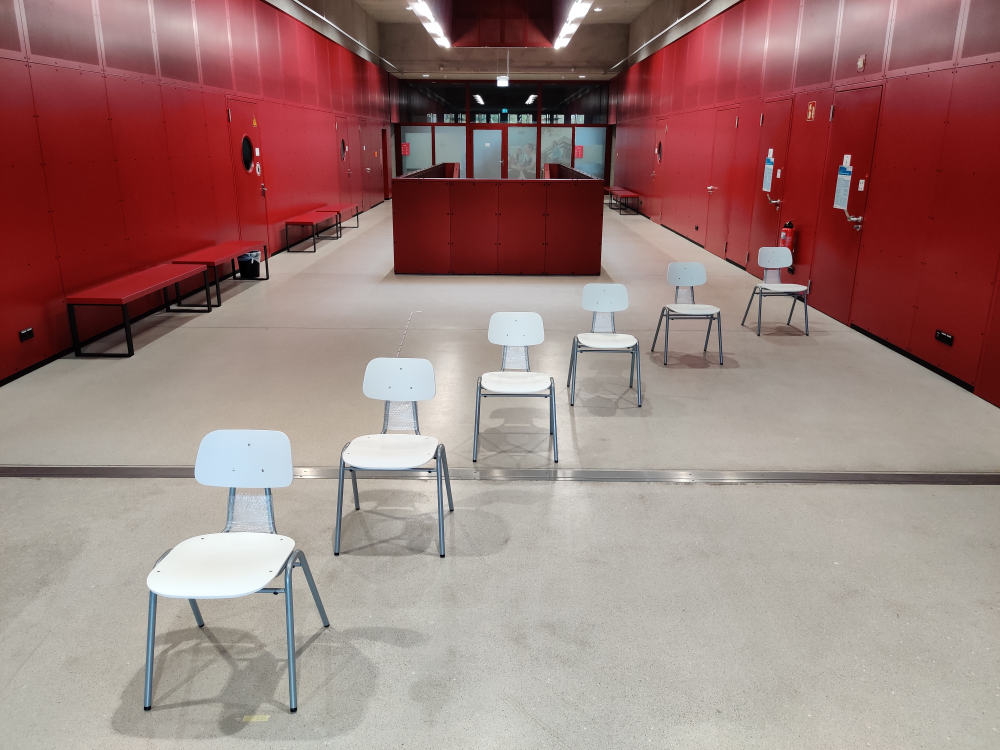
#> input picture examples/set29/top0.jpg, 4000 x 3000 px, given in place of plus10.jpg, which was not available (shown at 1/4 size)
$ python main.py   (older library calls are emulated)
#> lines starting #> are read from the running program, lines starting #| are printed output that depends on the picture; pictures that were not available may be replaced by others from this repository, and a replacement may not be noted
### stereo.py
import numpy as np
import cv2


# Function that Downsamples image reduce_factor number of times
def downsample_image(image, reduce_factor):
    for i in range(0, reduce_factor):
        # Check if image is color or grayscale
        if len(image.shape) > 2:
            row, col = image.shape[:2]
        else:
            row, col = image.shape

        image = cv2.pyrDown(image, dstsize=(col // 2, row // 2))
    return image


# Function to get disparity map
def get_disparitymap(imgL, imgR):
    # Downsample each image 3 times (because they're too big)
    img_1_downsampled = downsample_image(imgL, 3)
    img_2_downsampled = downsample_image(imgR, 3)

    # Set disparity parameters
    win_size = 5 # winsize default 3; 5; odd number usually between 3...11
    min_disp = -1
    max_disp = 63  # min_disp * 9
    num_disp = max_disp - min_disp  # max_disp has to be dividable by 16 f. E. HH 192, 256

    # Create Block matching object
    stereo = cv2.StereoSGBM_create(minDisparity=min_disp,
                                   numDisparities=num_disp,
                                   blockSize=win_size,
                                   uniquenessRatio=5,
                                   speckleWindowSize=5,
                                   speckleRange=5,
                                   disp12MaxDiff=2,
                                   P1=8 * 3 * win_size ** 2,
                                   P2=32 * 3 * win_size ** 2)

    # Compute disparity map
    disparity_map = stereo.compute(img_1_downsampled, img_2_downsampled)

    # Normalize disparity map to 8 bit range
    normalizedDisp = cv2.normalize(src=disparity_map, dst=disparity_map, beta=0, alpha=255, norm_type=cv2.NORM_MINMAX)
    normalizedDisp = np.uint8(normalizedDisp)
    return normalizedDisp

### imageseg.py
# import keras_retinanet
from keras_maskrcnn import models
from keras_maskrcnn.utils.visualization import draw_mask
from keras_retinanet.utils.visualization import draw_box, draw_caption, draw_annotations
from keras_retinanet.utils.image import read_image_bgr, preprocess_image, resize_image
from keras_retinanet.utils.colors import label_color
from keras_retinanet.utils.gpu import setup_gpu

# imports
import matplotlib.pyplot as plt
import cv2
import os
import numpy as np
import time

# set tf backend to allow memory to grow, instead of claiming everything
import tensorflow as tf


# Dilate mask to make sure the object is contained in the mask for inpainting
# Also fit the mask to image size and to the global position
# [36 lines left out: functions mask_correction, sort_objects, not called in this run]


# Function for instance segmentation for a given filepath based on the example jupyter notebook of the
# Fizyr/keras-maskrcnn github repo
def segmentation(imgpath, score_threshold = 0.5, binarize_threshold= 0.5):
    # Setting gpu to 0
    setup_gpu(0)
    # adjust this to point to your downloaded/trained model
    # model_path = os.path.join('..', 'snapshots', 'resnet50_coco_v0.2.0.h5')
    model_path = os.path.join('/home/tobias/Bachelorarbeit/keras-retinanet/', 'snapshots', 'resnet50_coco_v0.2.0.h5')
    # load retinanet model
    model = models.load_model(model_path, backbone_name='resnet50')
    # print(model.summary())
    # load label to names mapping for visualization purposes
    labels_to_names = {0: 'person', 1: 'bicycle', 2: 'car', 3: 'motorcycle', 4: 'airplane', 5: 'bus', 6: 'train',
                       7: 'truck', 8: 'boat', 9: 'traffic light', 10: 'fire hydrant', 11: 'stop sign',
                       12: 'parking meter',
                       13: 'bench', 14: 'bird', 15: 'cat', 16: 'dog', 17: 'horse', 18: 'sheep', 19: 'cow',
                       20: 'elephant',
                       21: 'bear', 22: 'zebra', 23: 'giraffe', 24: 'backpack', 25: 'umbrella', 26: 'handbag', 27: 'tie',
                       28: 'suitcase', 29: 'frisbee', 30: 'skis', 31: 'snowboard', 32: 'sports ball', 33: 'kite',
                       34: 'baseball bat', 35: 'baseball glove', 36: 'skateboard', 37: 'surfboard', 38: 'tennis racket',
                       39: 'bottle', 40: 'wine glass', 41: 'cup', 42: 'fork', 43: 'knife', 44: 'spoon', 45: 'bowl',
                       46: 'banana', 47: 'apple', 48: 'sandwich', 49: 'orange', 50: 'broccoli', 51: 'carrot',
                       52: 'hot dog',
                       53: 'pizza', 54: 'donut', 55: 'cake', 56: 'chair', 57: 'couch', 58: 'potted plant', 59: 'bed',
                       60: 'dining table', 61: 'toilet', 62: 'tv', 63: 'laptop', 64: 'mouse', 65: 'remote',
                       66: 'keyboard',
                       67: 'cell phone', 68: 'microwave', 69: 'oven', 70: 'toaster', 71: 'sink', 72: 'refrigerator',
                       73: 'book', 74: 'clock', 75: 'vase', 76: 'scissors', 77: 'teddy bear', 78: 'hair drier',
                       79: 'toothbrush'}
    # load image
    image = read_image_bgr(imgpath)
    # copy to draw on
    draw = image.copy()
    draw = cv2.cvtColor(draw, cv2.COLOR_BGR2RGB)
    # preprocess image for network
    image = preprocess_image(image)
    image, scale = resize_image(image)
    # process image
    start = time.time()
    outputs = model.predict_on_batch(np.expand_dims(image, axis=0))
    print("processing time: ", time.time() - start)
    boxes = outputs[-4][0]
    scores = outputs[-3][0]
    labels = outputs[-2][0]
    masks = outputs[-1][0]
    print("box shape", boxes.shape)
    print("scores shape", scores.shape)
    print("labels shape", labels.shape)
    print("masks shape",masks.shape)
    # correct for image scale
    boxes /= scale
    mask_list = []
    box_list = []
    for box, score, label, mask in zip(boxes, scores, labels, masks):
        if score < 0.5:
                break
        # save box coordinates in list
        box = box.astype(np.int16)
        box_list.append(box[:])
        # resize to fit the box
        mask = mask.astype(np.float32)
        mask = cv2.resize(mask, (box[2] - box[0], box[3] - box[1]))

        # binarize the mask
        mask = (mask > binarize_threshold).astype(np.uint8)
        mask = cv2.normalize(src=mask, dst=None, alpha=0, beta=255, norm_type=cv2.NORM_MINMAX, dtype=cv2.CV_8U)
        mask_list.append(mask[:,:,label])

    # visualize detections
    for box, score, label, mask in zip(boxes, scores, labels, masks):
        if score < 0.5:
            break

        color = label_color(label)

        b = box.astype(int)
        draw_box(draw, b, color=color)

        mask = mask[:, :, label]
        draw_mask(draw, b, mask, color=label_color(label))

        caption = "{} {:.3f}".format(labels_to_names[label], score)
        draw_caption(draw, b, caption)
    return mask_list, box_list, draw

### main.py
import cv2
import os
from pathlib import Path
import animate
import novelView
import imageseg
import inpaint
import stereo
import numpy as np
from datetime import datetime


###############################################
# User input section
vertical_flag = True # True if top / bottom images on a vertical shift, False for horizontal shift
set_folder = 'set29'  # name of subfolder under path.home/Pictures/* with the stereo image set
img1_name = 'plus10.jpg'  # left or bottom picture. Primary view used for image segmentation
img2_name = 'top0.jpg'  # right or top picture

# Animation parameters
centershift_x = 0  # centershift in x direction; 0 means zoom to the image center
centershift_y = 0  # centershift in y direction
step_background = 2  # pixel step between animation frames, for faster zooming
step_object = 2  # additional object zooming speed to background; absolute object speed = step back + step object
frameCount = 25  # Frames created in novel view synthesis; 25 frames for 25 fps video results in a 1 second zoom in
                # and 1 second zoom back video = 2 sec video length


###############################################
# Path and filename configuration

filename = str(datetime.now().strftime("%Y%m%d-%H%M%S"))
# Stereo images input
STEREO_FOLDER = Path.home() / 'Pictures' / 'Stereo'
img1_path = str(STEREO_FOLDER / set_folder / img1_name)
img2_path = str(STEREO_FOLDER / set_folder / img2_name)

# Disparity map saved here
DISPARITY_FOLDER = Path.home() / 'Pictures' / 'disparitymaps'
disparity_path = str(DISPARITY_FOLDER / filename) +'_'+ set_folder +'.png'

# Segmented masks saved here
MASK_FOLDER = Path.home() / 'Pictures' / 'Masks'
local_mask_path = str(MASK_FOLDER / 'local' / filename) + '_' + set_folder
global_mask_path = str(MASK_FOLDER / 'global' / filename) + '_' + set_folder
dilated_mask_path = str(MASK_FOLDER / 'dilated' / filename) + '_' + set_folder

# Visualize segmented objects
VISUALIZE_FOLDER = Path.home() / 'Pictures' / 'Visualization'
vis_path = str(VISUALIZE_FOLDER / filename) + '_' + set_folder + '.png'

# Inpainted background saved here
INPAINT_FOLDER = Path.home() / 'Pictures' / 'Inpaint'
inpaint_path = str(INPAINT_FOLDER / filename) + '_' + set_folder +'.png'

# Animations saved here
ANIMATION_FOLDER = Path.home() / 'Videos' / 'Animations'
clip_name = str(ANIMATION_FOLDER / filename) + '_' + set_folder + '.mp4'
FRAME_FOLDER = ANIMATION_FOLDER / set_folder
Path(str(FRAME_FOLDER)).mkdir(parents=True, exist_ok=True)
frame_path = str(FRAME_FOLDER / filename)

###############################################
# Read images
npyImgL = cv2.imread(img1_path)
#> npyImgL is the input picture: shape (3000, 4000, 3); mean B, G, R 121.6, 125.2, 156.4
npyImgR = cv2.imread(img2_path)

print("img1 shape", npyImgL.shape)
#| img1 shape (3000, 4000, 3)
print("img2 shape", npyImgR.shape)
#| img2 shape (3000, 4000, 3)

###############################################
# Load camera parameters, get optimal camera matrix and undistort image
K = np.load('/home/tobias/Documents/camera_params/K.npy')
#> (reads 3DKenBurns/config/K.npy from the repository)
dist = np.load('/home/tobias/Documents/camera_params/dist.npy')
#> (reads 3DKenBurns/config/dist.npy from the repository)
h,w = npyImgL.shape[:2]
#> h = 3000; w = 4000
new_camera_matrix, roi = cv2.getOptimalNewCameraMatrix(K, dist, (w,h), 0, (w, h))
#> roi = (0, 0, 3999, 2999)
imgL_undistorted = cv2.undistort(npyImgL, K, dist, None, new_camera_matrix)
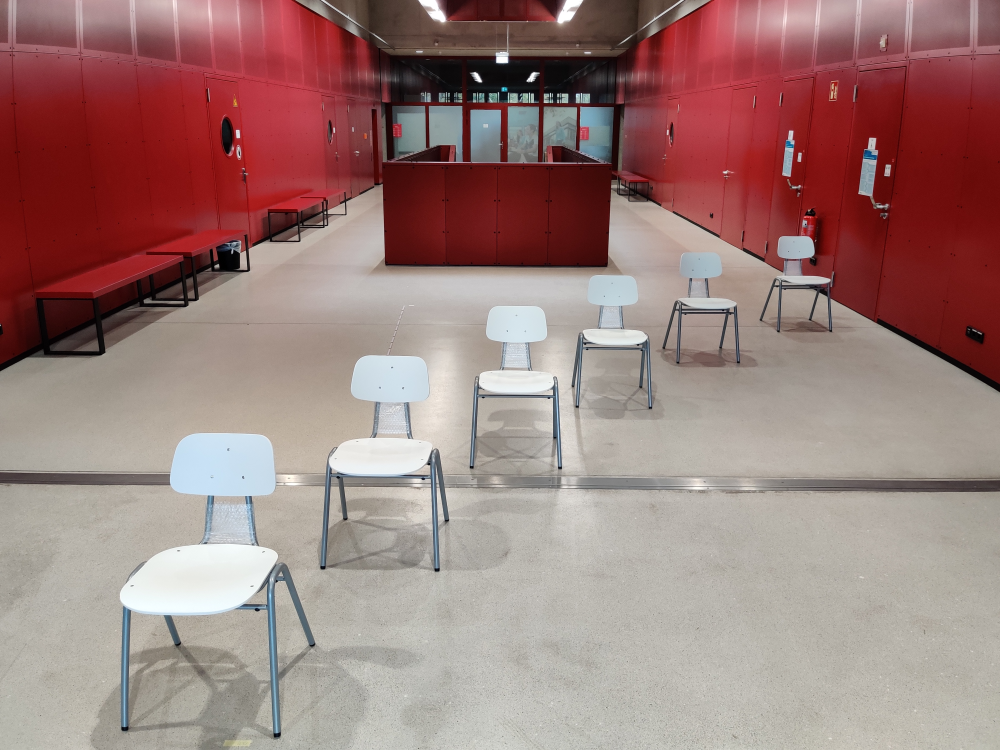
#> imgL_undistorted: shape (3000, 4000, 3) (shown at 1/4 size); mean B, G, R 122.5, 126.1, 156.9
imgR_undistorted = cv2.undistort(npyImgR, K, dist, None, new_camera_matrix)
print("undistorted imgL shape",imgL_undistorted.shape)
#| undistorted imgL shape (3000, 4000, 3)

###############################################
if vertical_flag == True:
    imgLdisp= cv2.rotate(imgL_undistorted, cv2.ROTATE_90_CLOCKWISE)
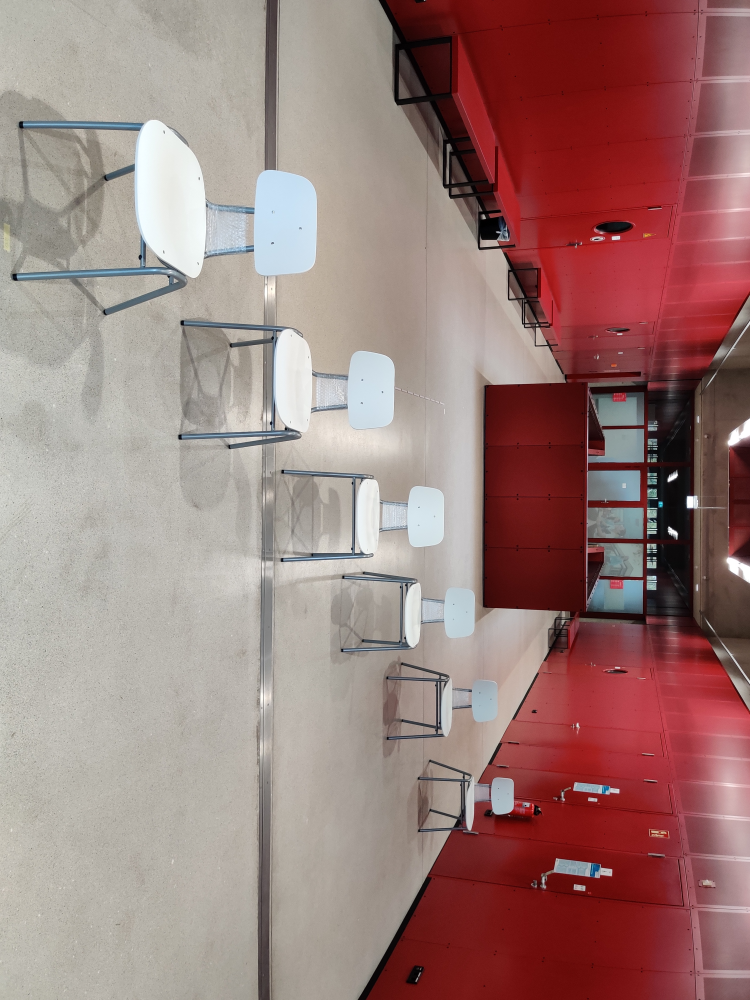
#> imgLdisp: shape (4000, 3000, 3) (shown at 1/4 size); mean B, G, R 122.5, 126.1, 156.9
    imgRdisp = cv2.rotate(imgR_undistorted, cv2.ROTATE_90_CLOCKWISE)
else:
    imgLdisp = imgL_undistorted
    imgRdisp = imgR_undistorted
# Compute disparity map
disparity_map= stereo.get_disparitymap(imgL=imgLdisp, imgR=imgRdisp)
#> the loop in downsample_image, `for i in range(0, reduce_factor):` made 3 passes
#> pass 2, in downsample_image, `image = cv2.pyrDown(image, dstsize=(col // 2, row // 2))`:
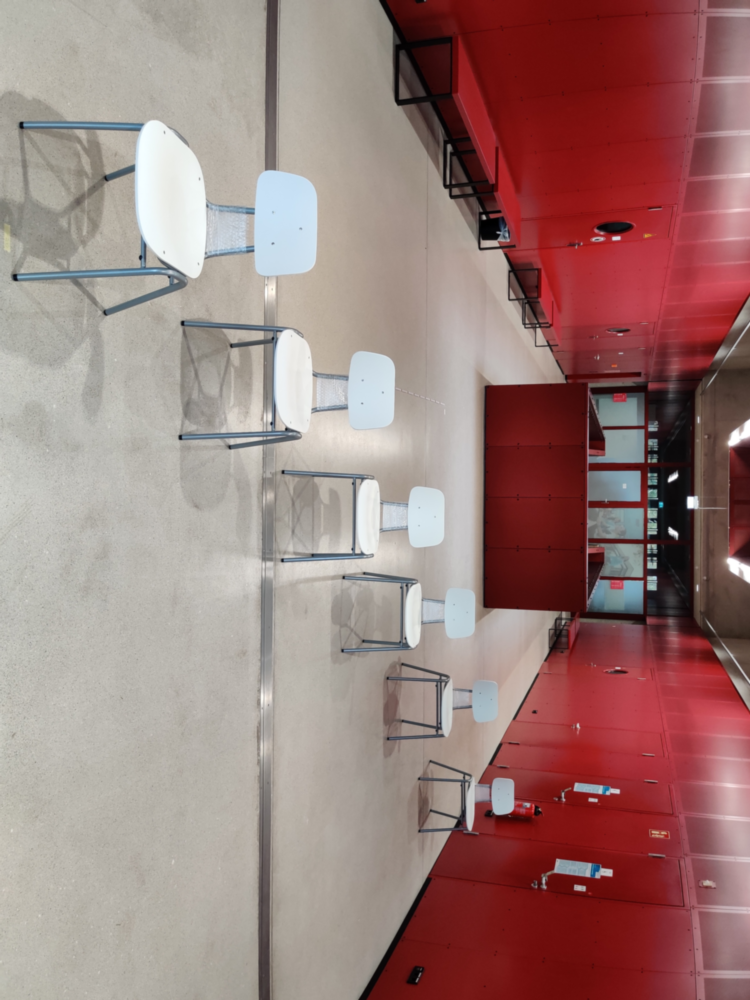
#> image: shape (1000, 750, 3); mean of channels 0, 1, 2 122.6, 126.1, 156.9; drawn as B, G, R
#> in get_disparitymap, `disparity_map = stereo.compute(img_1_downsampled, img_2_downsampled)`:
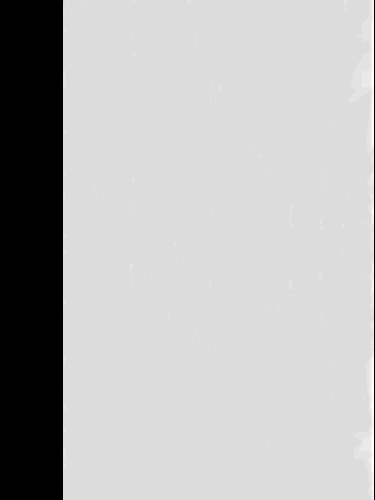
#> disparity_map: shape (500, 375) int16; min -32, max 5, mean -5.42; drawn with min black and max white
# rotate disparity map, because input images where rotated (top-down stereo pair rotate to left-right pair)
if vertical_flag == True:
    disparity_map = cv2.rotate(disparity_map, cv2.ROTATE_90_COUNTERCLOCKWISE)
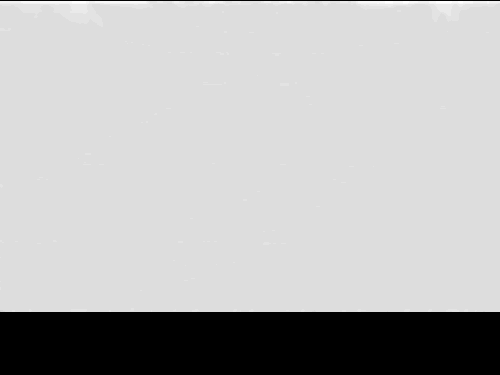
#> disparity_map: shape (375, 500); min 0, max 255, mean 183.5
cv2.imwrite(disparity_path, disparity_map)


###############################################
# Image Segmentation to get object masks and write in MASK_FOLDER
mask_list, box_list, visualize_detect = imageseg.segmentation(img1_path)
#> (the run stopped early here; a loop or call above may not have finished)
